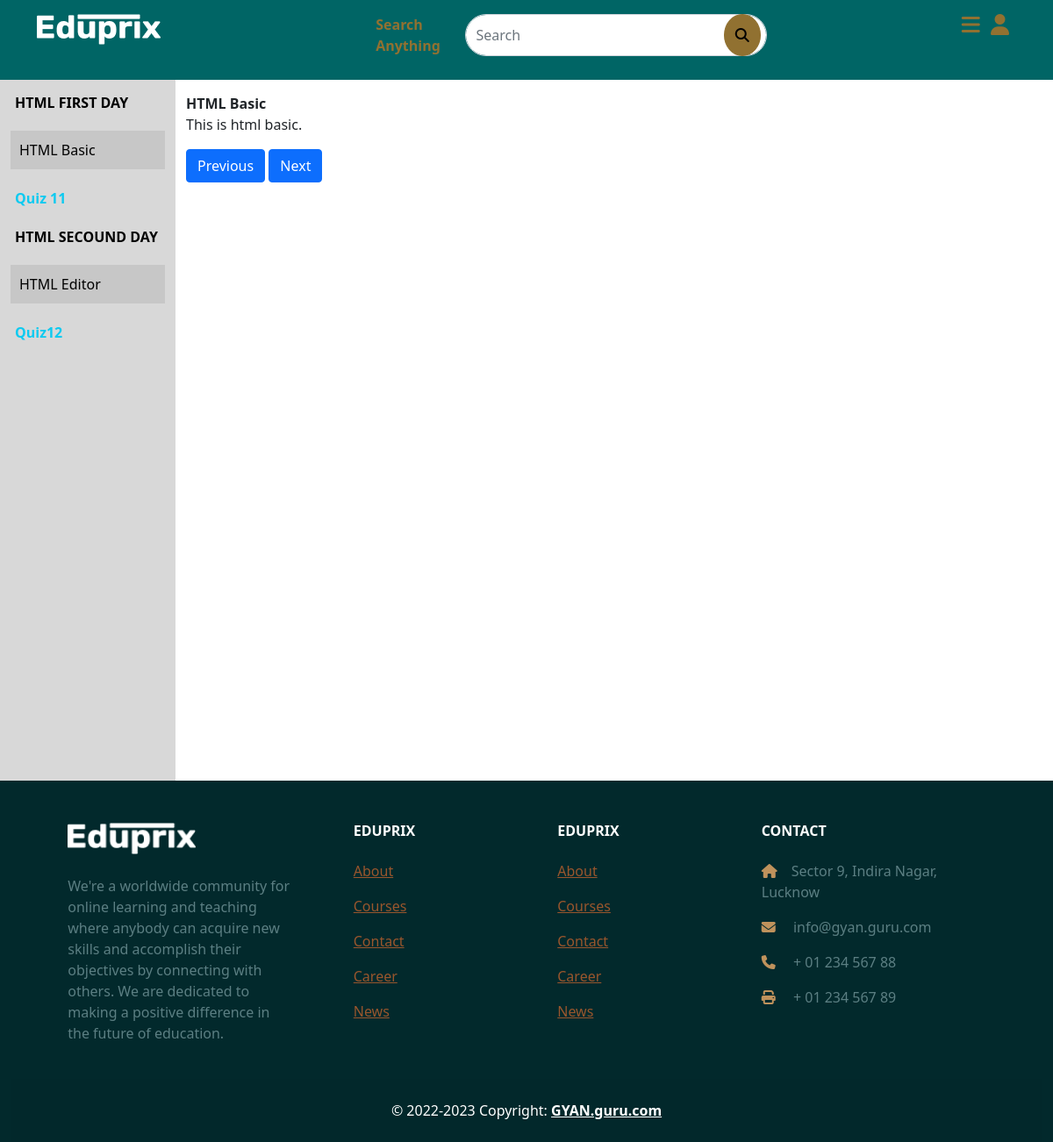
The page /enrolledcourse.php?id=1&cid=5 on the database its author committed.
### tables this page shows
CREATE TABLE `curicullum_title` (
  `id` int(11) NOT NULL,
  `post_id` int(11) DEFAULT NULL,
  `title` varchar(50) DEFAULT NULL
);

CREATE TABLE `curicullum` (
  `id` int(11) NOT NULL,
  `curi_id` int(11) DEFAULT NULL,
  `question` varchar(200) DEFAULT NULL,
  `answer` text DEFAULT NULL
);

CREATE TABLE `quiz` (
  `id` int(11) NOT NULL,
  `quizid` int(11) NOT NULL,
  `quiz` varchar(200) NOT NULL
);

### enrolledcourse.php (the view, shortened to what this page needs)
<?php
include 'action/config.php';
$id = $_GET['id'];
?>
<!doctype html>
<html lang="en">
<head>
    <link href="assets/css/style.css" rel="stylesheet" type="text/css">
    <link href="https://cdn.jsdelivr.net/npm/bootstrap@5.0.2/dist/css/bootstrap.min.css" rel="stylesheet">
    <link rel="stylesheet" href="https://cdnjs.cloudflare.com/ajax/libs/font-awesome/6.4.0/css/all.min.css" />
    <link href="https://cdn.jsdelivr.net/npm/bootstrap@5.0.2/dist/css/bootstrap.min.css" rel="stylesheet">
    <link rel="stylesheet" href="https://unpkg.com/purecss@2.1.0/build/pure-min.css">
    <link rel="stylesheet" href="https://purecss.io/layouts/side-menu/styles.css">
</head>
<body>
<?php include 'header.php' ?>
<div class="container-fluid">
    <div class="row" style="margin-top: 90px;">
        <div class="col-md-2" style="background-color: #8080804f; height:100vh;">
            <?php
            $shownQuizzes = array();
            $res = mysqli_query($con, "SELECT * FROM `curicullum_title` WHERE `post_id` = '$id'");
            if (mysqli_num_rows($res) > 0) {
                while ($data = mysqli_fetch_array($res)) {
            ?>
                    <li class="questioncuri">
                        <?= $data['title'] ?>
                    </li>
                    <?php
                    $cur1 = mysqli_query($con, "SELECT * FROM `curicullum` WHERE `curi_id` = $data[id]");
                    while ($data2 = mysqli_fetch_array($cur1)) {
                    ?>
                        <div>
                            <a href="enrolledcourse.php?id=<?= $id ?>&cid=<?= $data2['id'] ?>" class="ancquestion">
                                <p class="curi"><?= $data2['question']; ?></p>
                            </a>
                        </div>
                    <?php
                    }
                    $quizRes = mysqli_query($con, "SELECT * FROM `quiz` WHERE `quizid` = '$id' AND `id` NOT IN ('" . implode("','", $shownQuizzes) . "')");
                    if (mysqli_num_rows($quizRes) > 0) {
                        $quizData = mysqli_fetch_array($quizRes);
                        $shownQuizzes[] = $quizData['quizid'];
                    ?>
                        <li class="quizcuri questioncuri">
                            <a href="quiz.php?id=<?= $id ?>&quizid=<?= $quizData['quizid'] ?>" class="ancquiz ancquestion text-info">
                                <?= $quizData['quiz'] ?>
                            </a>
                        </li>
            <?php
                    }
                }
            }
            ?>
        </div>
        <div class="col-md-10 mt-3">
            <?php
              if (!isset($_GET['id'])) {
                $cur1 = mysqli_fetch_array(mysqli_query($con, "SELECT curi_id, COUNT(*) as count FROM curicullum  GROUP BY curi_id HAVING count > 1;
                "));
            } else {
                $currentCid = $_GET['cid'];
                $nextCid = getNextCid($currentCid);
                $prevCid = getPrevCid($currentCid);
                if (isset($_GET['next'])) {
                    $cur1 = mysqli_fetch_array(mysqli_query($con, "SELECT * FROM `curicullum` WHERE `id` = $nextCid"));
                    displayContent($cur1);
                } elseif (isset($_GET['prev'])) {
                    $cur1 = mysqli_fetch_array(mysqli_query($con, "SELECT * FROM `curicullum` WHERE `id` = $prevCid"));
                    displayContent($cur1);
                } else {
                    $cur1 = mysqli_fetch_array(mysqli_query($con, "SELECT * FROM `curicullum` WHERE `id` = $currentCid"));
                    displayContent($cur1);
                }
            }
            ?>
            <?php
        function displayContent($cur1) {
        ?>
            <b><?= $cur1['question'] ?></b><br>
            <p><?= $cur1['answer'] ?></p>
        <?php
        }
        function getNextCid($currentCid) {
            global $con;
            $result = mysqli_query($con, "SELECT MAX($currentCid) FROM `curicullum`");
            $maxId = mysqli_fetch_array($result)[0];
            return ($currentCid < $maxId) ? $currentCid + 1 : $currentCid;
        }
        function getPrevCid($currentCid) {
            return ($currentCid > 1) ? $currentCid - 1 : $currentCid;
        }
        ?>
        <div class="col-md-10 mt-3">
            <?php
            if (isset($_GET['cid']) && $_GET['cid'] > 1) { ?>
                <a href="?id=<?= $id ?>&cid=<?= $_GET['cid'] ?>&prev" class="btn btn-primary">Previous</a>
            <?php } ?>
            <?php
            $result = mysqli_query($con, "SELECT MAX(`id`) FROM `curicullum`");
            $maxId = mysqli_fetch_array($result)[0];
            if (isset($_GET['cid']) && $_GET['cid'] < $maxId) {
            ?>
                <a href="?id=<?= $id ?>&cid=<?= $_GET['cid'] ?>&next" class="btn btn-primary">Next</a>
            <?php
        } ?>
        </div>
    </div> <?php include 'footer.php' ?>
</div>
</body>
</html>

### assets/css/style.css (style rules this page uses)
.curi { background-color: #80808033 !important; margin-top: 15px; padding: 10px; }
.ancquestion { text-decoration: none; color: black; }
.questioncuri { margin-top: 10px; padding: 5px; list-style:none!important; font-weight: bold; color: black; }

### rows shown on the page
curicullum_title: title "HTML FIRST DAY", quiz.quiz "Quiz 11"
curicullum: question "HTML Basic", answer "This is html basic."
curicullum_title: title "HTML SECOUND DAY", quiz.quiz "Quiz12"
curicullum: question "HTML Editor"
